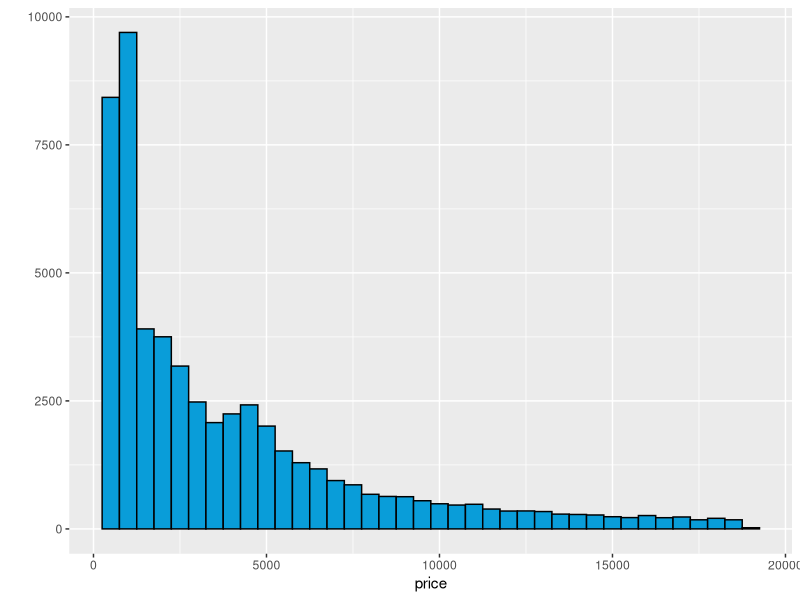
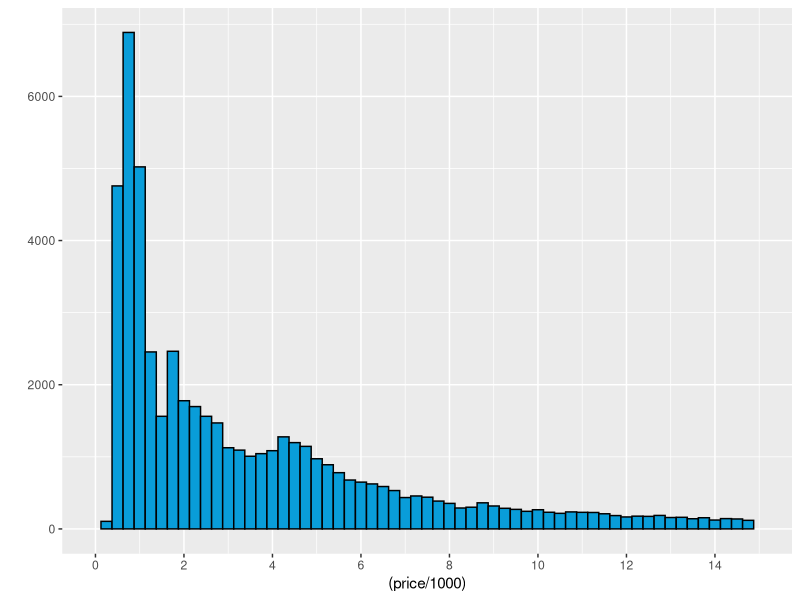
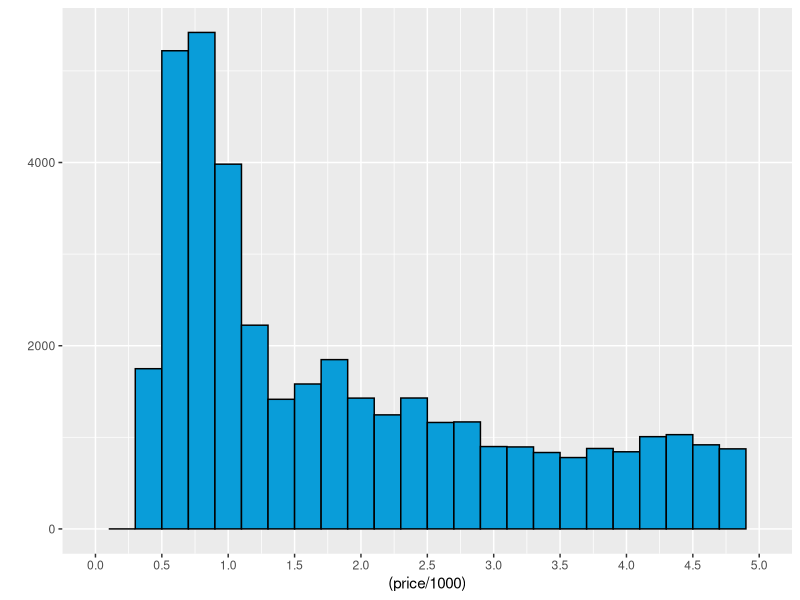
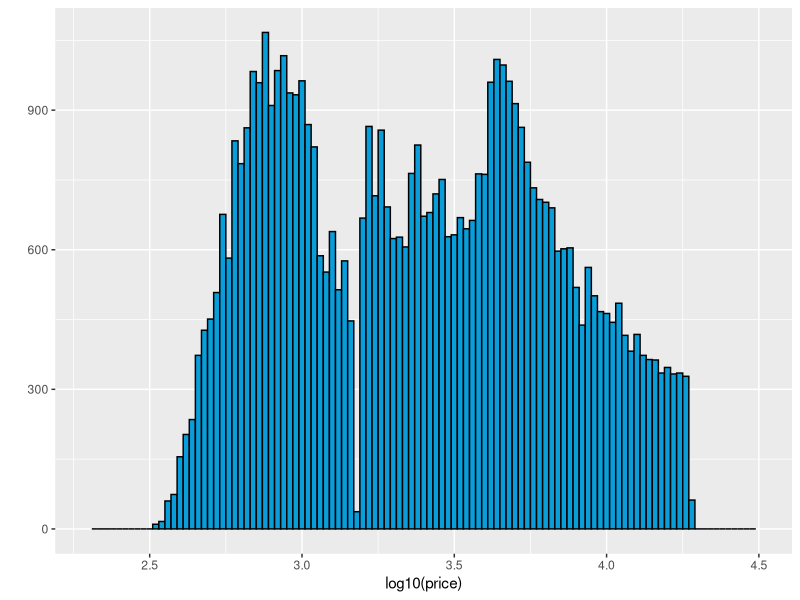
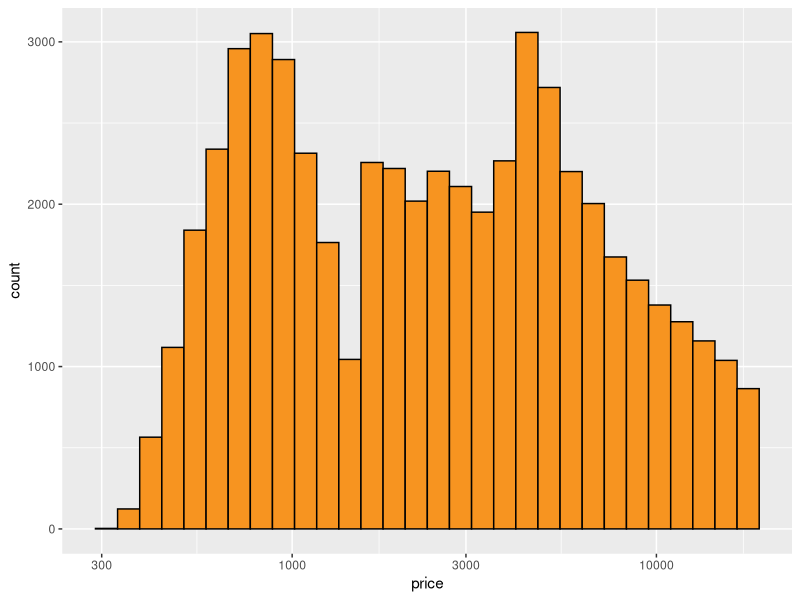
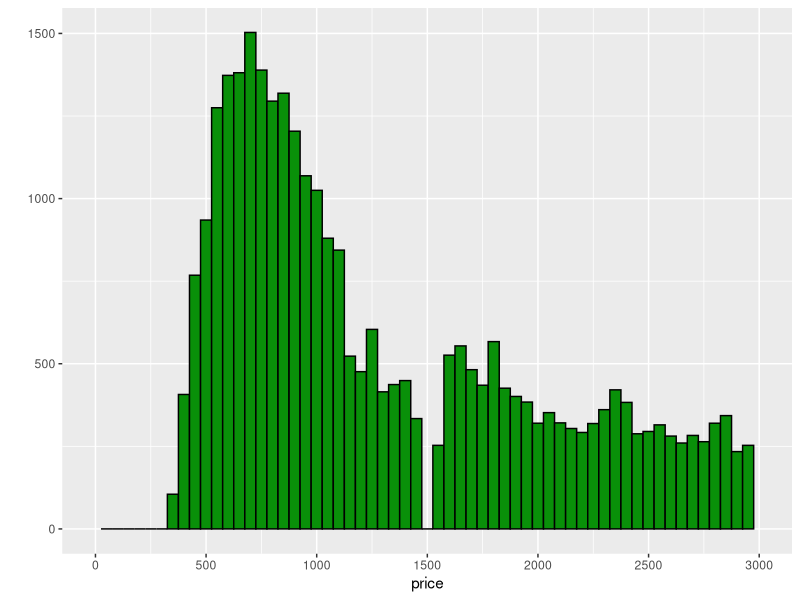
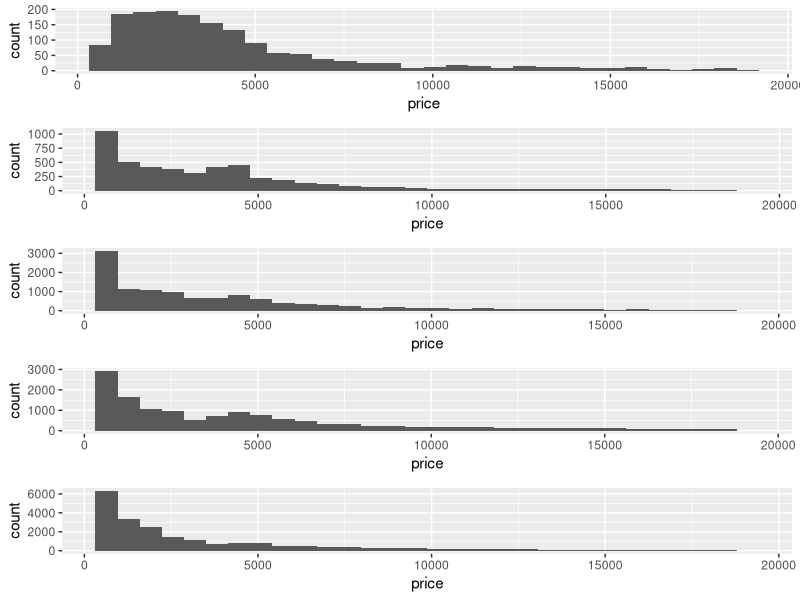
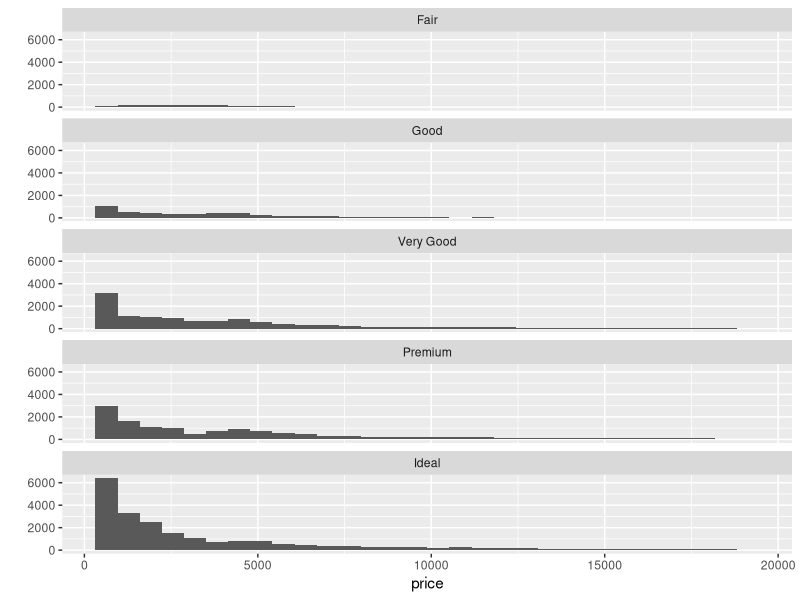

The R source for these figures, in order:
## ---- chunk 1
knitr::opts_chunk$set(echo = TRUE)
## ---- chunk 2
library(ggplot2)
data("diamonds")
## ---- chunk 3
summary(diamonds)
## ---- chunk 4
dim(diamonds)
## ---- chunk 5
str(diamonds)
## ---- chunk 6
levels(diamonds$color)
## ---- chunk 7
?diamonds
## ---- chunk 8
qplot(data=diamonds, x=price, binwidth=500,
      color = I('black'), fill = I('#099DD9'))
## ---- chunk 9
summary(diamonds)
## ---- chunk 10
subset(diamonds, price < 500)
## ---- chunk 11
subset(diamonds, price < 250)
## ---- chunk 12
subset(diamonds, price >= 15000)
## ---- chunk 13
qplot(data=diamonds, x=(price/1000), binwidth=0.25,
      color = I('black'), fill = I('#099DD9')) +
  scale_x_continuous(limits = c(0, 15), breaks = seq(0, 15, 2))
## ---- chunk 14
qplot(data=diamonds, x=(price/1000), binwidth=0.2,
      color = I('black'), fill = I('#099DD9')) +
  scale_x_continuous(limits = c(0, 5), breaks = seq(0, 5, 0.5))
## ---- chunk 15
qplot(data=diamonds, x=log10(price), binwidth = 0.02,
      color = I('black'), fill = I('#099DD9')) +
  scale_x_continuous(limits = c(2.3, 4.5), breaks = seq(0, 5 , 0.5))
## ---- chunk 16
ggplot(aes(x = price), data = diamonds) +
  geom_histogram(color = 'black', fill = '#F79420') +
  scale_x_log10()
## ---- chunk 17
qplot(x=price, data=diamonds, binwidth=50,
      color = I('black'), fill = I('#099009')) +
  scale_x_continuous(limits=c(0,3000), breaks = seq(0,3000,500))
                                   
## ---- chunk 18
library(gridExtra)

p1 <- ggplot(aes(x=price), data = subset(diamonds, diamonds$cut == 'Fair')) +
  geom_histogram()
p2 <- ggplot(aes(x=price), data = subset(diamonds, diamonds$cut == 'Good')) +
  geom_histogram()
p3 <- ggplot(aes(x=price), data = subset(diamonds, diamonds$cut == 'Very Good')) +
  geom_histogram()
p4 <- ggplot(aes(x=price), data = subset(diamonds, diamonds$cut == 'Premium')) +
  geom_histogram()
p5 <- ggplot(aes(x=price), data = subset(diamonds, diamonds$cut == 'Ideal')) +
  geom_histogram()

grid.arrange(p1,p2,p3,p4,p5, ncol=1)
## ---- chunk 19
qplot(x=price, data=diamonds) + 
  facet_wrap(~cut, ncol = 1)
## ---- chunk 20
ggplot(aes(x=price), data=diamonds) +
  geom_freqpoly(aes(color=cut))
## ---- chunk 21
by(diamonds$price, diamonds$cut, summary)
## ---- chunk 22
by(diamonds$price, diamonds$cut, max)
## ---- chunk 23
by(diamonds$price, diamonds$cut, median)
## ---- chunk 24
qplot(x = price, data = diamonds) + facet_wrap(~cut)
## ---- chunk 25
by(diamonds$price, diamonds$cut, summary)
## ---- chunk 26
?facet_wrap
## ---- chunk 27
qplot(x = price, data = diamonds) + facet_wrap(~cut, scale='free_y')

## ---- chunk 28
qplot(x = price/carat, data = diamonds, color = I('black'), fill = I('blue'), 
      binwidth = 0.05) + facet_wrap(~cut, scale='free_y') +
  scale_x_log10()
## ---- chunk 29
ggplot(data = diamonds, aes(x = cut, y = price)) +
  geom_boxplot() 
#coord_cartesian(ylim = c(0, 7000))
## ---- chunk 30
ggplot(data = diamonds, aes(x = clarity, y = price)) +
  geom_boxplot()
#coord_cartesian(ylim=c(0, 7000))
## ---- chunk 31
ggplot(data = diamonds, aes(x = color, y = price)) +
  geom_boxplot() 
#coord_cartesian(ylim = c(0, 8000))
## ---- chunk 32
by(diamonds$price, diamonds$color, summary) 
## ---- chunk 33
IQR(subset(diamonds, color == 'D')$price)
## ---- chunk 34
IQR(subset(diamonds, color == 'J')$price)
## ---- chunk 35
qplot(y=price/carat, x=clarity, data=subset(diamonds, !is.na(price)), fill=color, geom="boxplot")
## ---- chunk 36
qplot(x = color, y=price / carat , data = diamonds, geom='boxplot', color = color, fill= color, alpha=.5) + facet_wrap(~cut)
## ---- chunk 37
ggplot(data = diamonds, aes(x=color, y = price / carat, fill = color)) +
  geom_boxplot() +
  facet_wrap(~cut)
